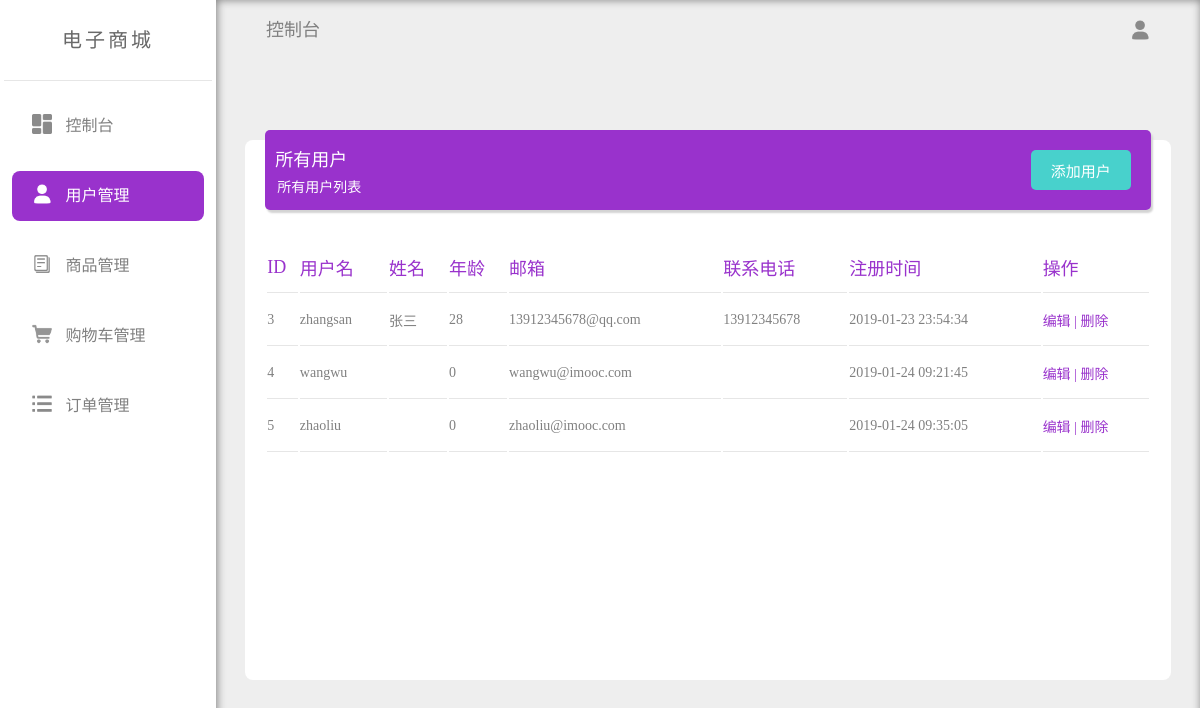
The page /backend/admin/user.php (signed in) on the database its author committed.
### tables this page shows
CREATE TABLE `lxy_user` (
  `id` int unsigned NOT NULL AUTO_INCREMENT,
  `username` varchar(100) NOT NULL DEFAULT '',
  `password` char(32) NOT NULL DEFAULT '',
  `name` varchar(100) NOT NULL DEFAULT '',
  `age` tinyint unsigned NOT NULL DEFAULT '0',
  `email` varchar(100) NOT NULL DEFAULT '',
  `phone` varchar(20) NOT NULL DEFAULT '',
  `created_at` datetime NOT NULL DEFAULT CURRENT_TIMESTAMP,
  PRIMARY KEY (`id`)
);

### backend/db.func.php (called while the page is built, shortened)
<?php
function connect(){
	$mysqli=mysqli_connect(HOST,USER,PASSWORD);
	mysqli_select_db($mysqli, DB);
	mysqli_set_charset($mysqli,'utf8');
	return $mysqli;
}
function query($sql){
	$mysqli=connect();
	$result=mysqli_query($mysqli,$sql);
	$data=[];
	if($result&&mysqli_num_rows($result)>0){
		while($res=mysqli_fetch_assoc($result)){
			$data[]=$res;
		}
	}
	return $data;
}
?>

### backend/admin/user.php (the view, shortened to what this page needs)
<?php
require '../db.func.php';
require 'header.php';
$sql="SELECT id,username,password,name,age,email,phone,created_at
FROM lxy_user";
$users=query($sql);
?>
<div class="content">
  <div class="table_card">
    <div class="table_desc">
      <div class="desc1">所有用户</div>
      <div class="desc2">所有用户列表</div>
      <a href="user_add.php"><button>添加用户</button></a>
    </div>
    <div class="table">
      <table>
        <thead>
          <th>
            ID
          </th>
          <th>
            用户名
          </th>
          <th>
            姓名
          </th>
          <th>
            年龄
          </th>
          <th>
            邮箱
          </th>
          <th>
            联系电话
          </th>
          <th>
            注册时间
          </th>
          <th>
            操作
          </th>
        </thead>
        <tbody>
          <?php if(!empty($users)):?>
            <?php foreach($users as $user):?>
          <tr>
            <td>
              <?php echo $user['id'];?>
            </td>
            <td>
            <?php echo $user['username'];?>
            </td>
            <td>
            <?php echo $user['name'];?>
            </td>
            <td>
            <?php echo $user['age'];?>
            </td>
            <td>
            <?php echo $user['email'];?>
            </td>
            <td>
            <?php echo $user['phone'];?>
            </td>
            <td>
            <?php echo $user['created_at'];?>
            </td>
            <td>
              <a href="user_edit.php?id=<?php echo $user['id'];?>">编辑 |</a>
              <a href="user_del.php?id=<?php echo$user['id'];?>">删除 </a>
            </td>
          </tr>
          <?php endforeach;?>
          <?php endif;?>
        </tbody>
      </table>
    </div>
  </div>
</div>
</div>
</div>
</body>
</html>

### backend/admin/assets/css/common.css (style rules this page uses)
* { padding: 0; margin:0; font-family: "微软雅黑Light"; }
body { overflow: hidden; }
a { text-decoration: none; color: #808080; }
.container .main .content { width: 100%; margin-top:80px; }
.container .main .content .table_card { width: 90%; height: 500px; margin:auto; background-color: #ffffff; border-radius: 8px; padding: 20px; position: relative; }
.container .main .content .table_card .table_desc { width:100%; height: 80px; background-color: #9932CC; border-radius: 5px; color: #ffffff; position: relative; top:-30px; box-shadow: 2px 3px 2px #D3D3D3; padding: 10px; box-sizing: border-box; }
.container .main .content .table_card .table_desc .desc1 { font-size: 18px; margin-top: 5px; }
.container .main .content .table_card .table_desc .desc2 { font-size: 14px; margin-top: 5px; padding-left: 2px; }
.container .main .content .table_card .table_desc button { width: 100px; height: 40px; background-color: #48D1CC; color: #ffffff; font-size: 15px; border-radius: 5px; border:none; position: absolute; top:20px; right: 20px; }
.container .main .content .table_card .table { width: 100%; height: 400px; position: relative; overflow: auto; }
.container .main .content .table_card .table table { width: 100%; margin:auto; text-align: left; boder:none; }
.container .main .content .table_card .table table th { height: 50px; font-weight: 200; font-size: 18px; color:#9932CC; border-bottom:1px solid #E6E6E6; vertical-align: center; }
.container .main .content .table_card .table table td { height: 50px; font-weight: 100; font-size: 14px; color:#808080; border-bottom:1px solid #E6E6E6; vertical-align: center; }
.container .main .content .table_card .table table td a { color: #9932CC; }

### rows shown on the page
lxy_user: id "3", username "zhangsan", name "张三", age "28", email "13912345678@qq.com", phone "13912345678", created_at "2019-01-23 23:54:34"
lxy_user: id "4", username "wangwu", age "0", email "wangwu@imooc.com", created_at "2019-01-24 09:21:45"
lxy_user: id "5", username "zhaoliu", age "0", email "zhaoliu@imooc.com", created_at "2019-01-24 09:35:05"
